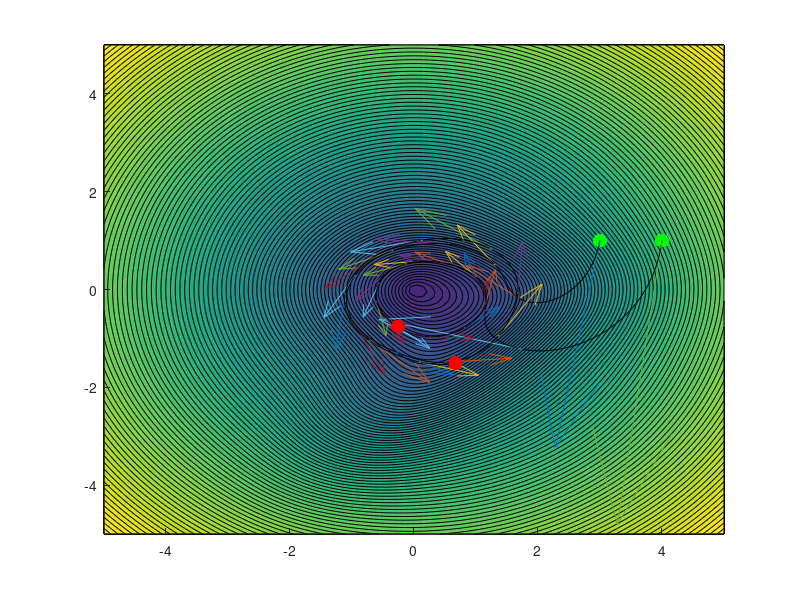

The MATLAB source for this figure:
clc;
%% Consts
r0 = [-2;0];
r1 = [3;1];
r2 = [4;1];
zd = 2;
k1 = 0.04;
k2 = 0.02;
thresh = .52;
t = 0;
maxcycles = 500;
arrowScale = 40;
video_flag = false;

%% prepare video
if video_flag
    figure;
    %pause;
    myVideo = VideoWriter('animation3.mp4', 'MPEG-4');
    myVideo.FrameRate = 100;
    myVideo.Quality = 100;
    open(myVideo);
end
%% prepare plot
% add consts
a = [1;0];
b = [0;-2];
S1 = 0.9*[(1/sqrt(30)) 0;0 1];
S2 = 0.9*[1 0;0 (1/sqrt(15))];
A = (sqrt(2)/2)*[1 -1;1 1];

D = (norm(r1-r0)+norm(r2-r0))/2;
hold on

xMIN = -5;
xMAX = 5;
yMIN = -5;
yMAX = 5;

xlim([xMIN xMAX])
ylim([yMIN yMAX])

x = linspace(xMIN,xMAX);
y = linspace(yMIN,yMAX);
[X,Y] = meshgrid(x,y);
Z = zeros(length(y),length(x));
for i = 1:length(x)
    for j = 1:length(y)
        Z(j,i) = 2-exp(-([X(1,i);Y(j,1)]-a)'*S1*([X(1,i);Y(j,1)]-a))-exp(-([X(1,i);Y(j,1)]-b)'*A'*S2*A*([X(1,i);Y(j,1)]-b))+norm([X(1,i);Y(j,1)]);
    end
end
contourf(X,Y,Z,100)

plot(r1(1),r1(2),'g.','MarkerSize',30)
plot(r2(1),r2(2),'g.','MarkerSize',30)
%plot(r0(1),r0(2),'b.','MarkerSize',30)




%% main loop
while D>thresh && t < maxcycles
   %update positions
   r1old = r1;
   r2old = r2;
   w = (r1-r2)/norm(r1-r2);
   v = flip(w).*[-1;1];
   c = k1*v;
   % calc Zs
   z1 = 2-exp(-(r1-a)'*S1*(r1-a))-exp(-(r1-b)'*A'*S2*A*(r1-b))+norm(r1);
   z2 = 2-exp(-(r2-a)'*S1*(r2-a))-exp(-(r2-b)'*A'*S2*A*(r2-b))+norm(r2);
   % add them with newx = oldx + -dy    and newy = oldy + dx
   d1 = k1*(z1-2)*v+k2*w;%flip(r1p).*[-1;1];
   d2 = k1*(z2-2)*v+k2*w;%flip(r2p).*[-1;1];
   r1 = r1+d1;
   r2 = r2+d2;
   %update D
   D = (norm(r1-r0)+norm(r2-r0))/2;
   %plot
   plot([r1old(1) r1(1)],[r1old(2) r1(2)],'k');
   plot([r2old(1) r2(1)],[r2old(2) r2(2)],'k'); 
   if(mod(t,30)==0)
       quiver(r1old(1),r1old(2),d1(1)*arrowScale,d1(2)*arrowScale);
       quiver(r2old(1),r2old(2),d2(1)*arrowScale,d2(2)*arrowScale);
   end
   % Video recording
   if video_flag
        frame = getframe(gcf);
        writeVideo(myVideo, frame);
   end
   t = t+1;
end
plot(r1(1),r1(2),'r.','MarkerSize',30)
plot(r2(1),r2(2),'r.','MarkerSize',30)
if video_flag
        frame = getframe(gcf);
        writeVideo(myVideo, frame);
end
if video_flag; close(myVideo); end
hold off
    